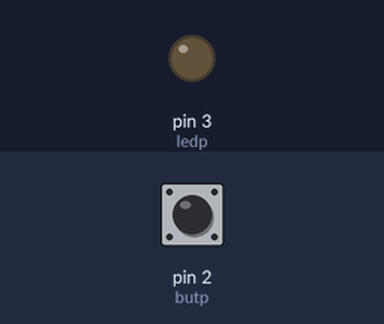
Recording of a sketch running on a simulated Arduino Uno, built with avr-gcc and run on an emulated ATmega328P. On the bench: output pins drawn as LEDs (lit = HIGH). Inputs (shaded band) come from the test bench; at power-on: pin 2 (butp) LOW.

Above: at 1.2 s.
1.3 s: pin 2 (butp) pulled HIGH for 0.15 s
At 1.37 s:
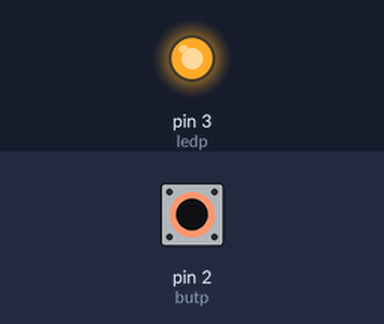
2.9 s: pin 2 (butp) pulled HIGH for 3.2 s
At 7.0 s:
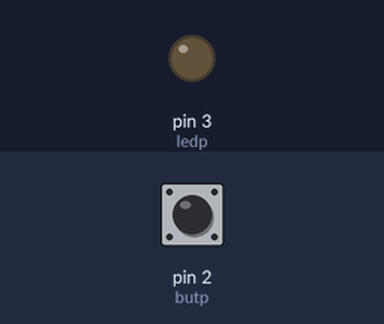
Timing chart, 0 to 8.5 s (numbered marks = the images above; inputs shaded):
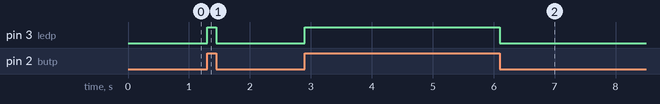

The sketch:

sketch_aug13a.ino
```cpp
const int butp=2;const int ledp=3;
int states=0;

void setup(){
  pinMode(butp,INPUT);
  pinMode(ledp,OUTPUT);
}

void loop(){
  states = digitalRead(butp);

  if(states == HIGH){
    digitalWrite(ledp,HIGH);
  }
  else{
    digitalWrite(ledp,LOW);
  }
}
```

Measured:
- after the input at 1.3 s, pin 3 (ledp): LOW → HIGH at once, → LOW 0.15 s later
- after the input at 2.9 s, pin 3 (ledp): LOW → HIGH at once, → LOW 3.2 s later
